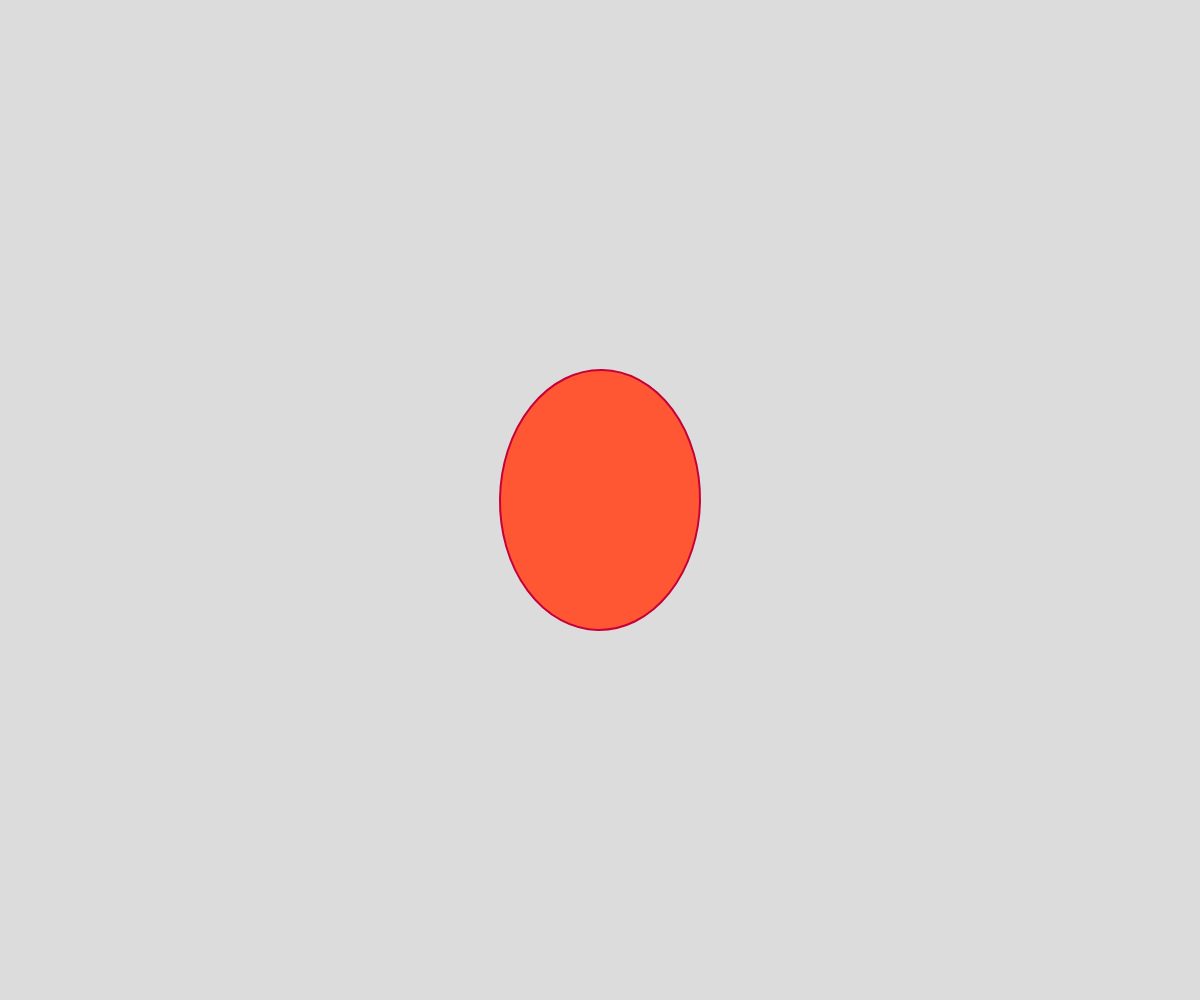
Frame 1 (no input)
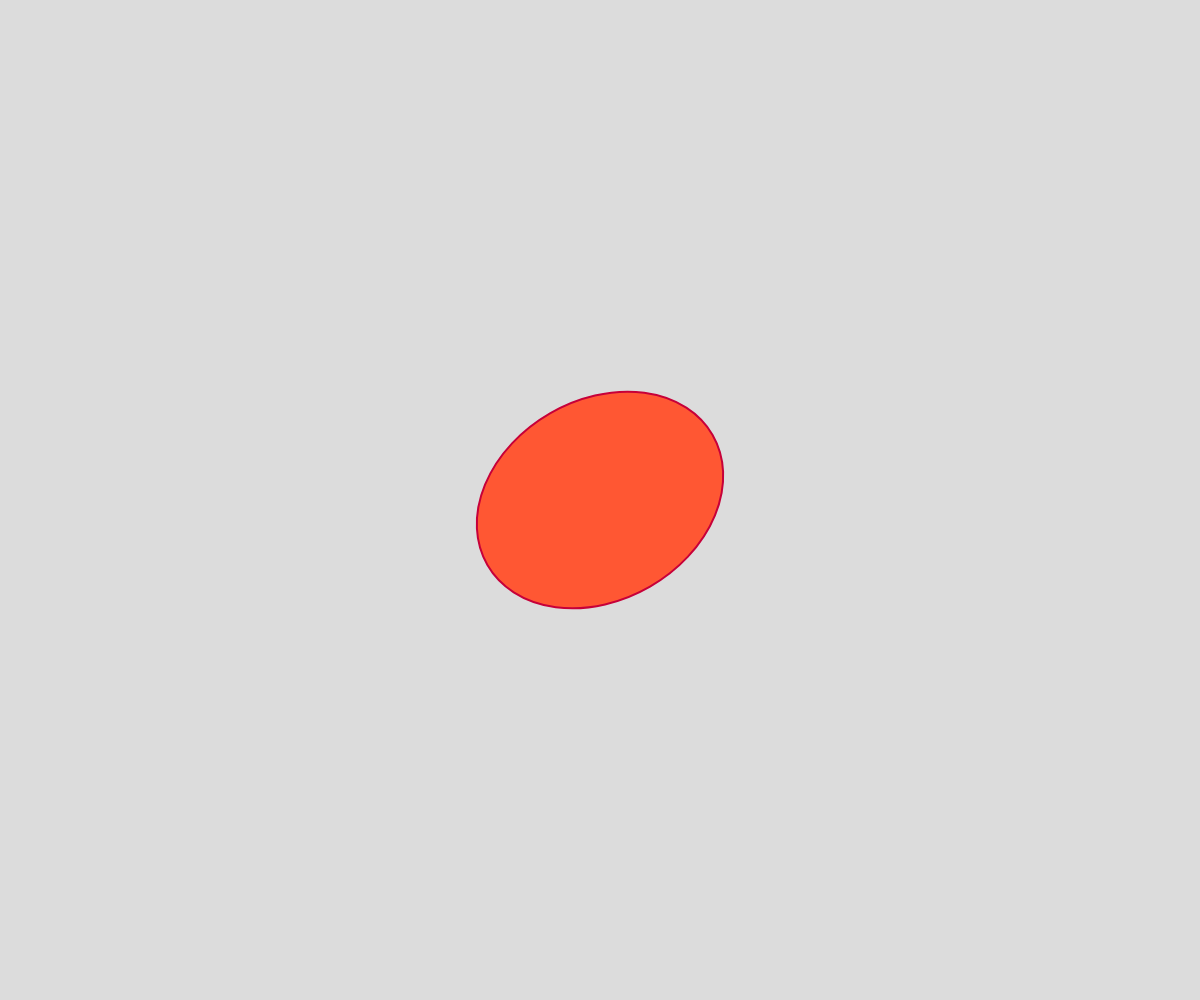
Frame 60 (no input)
Frame 120 (the mouse pressed at the canvas centre since frame 60): identical to frame 60, image omitted

The p5.js sketch that drew these frames (run headless with seeded random() and noise() and a simulated clock; from frame 60 on, the mouse is pressed at the canvas centre):

// p5.js sketch
// ── sketch.js
let rotationAngle = 0;
let isDragging = false;
let dragStartAngle = 0;
let lpType = 0;

function setup() {
 createCanvas(windowWidth, windowHeight);
  angleMode(DEGREES);
}

function draw() {
  background(220);
  translate(width / 2, height / 2);
  
  if (!isDragging) {
    rotationAngle += 1;
  }
  
  rotate(rotationAngle);
  setLPStyle();
  drawLP();
}

function setLPStyle() {
  if (lpType === 0) {
    fill('#FF5733');
    stroke('#C70039');
    strokeWeight(2);
  } else if (lpType === 1) {
    fill('#33FF57');
    stroke('#39C700');
    strokeWeight(4);
  } else if (lpType === 2) {
    fill('#3357FF');
    stroke('#0039C7');
    strokeWeight(6);
  } else if (lpType === 3) {
    fill('#F3FF33');
    stroke('#C7C700');
    strokeWeight(8);
  }
}

function drawLP() {
  ellipse(0, 0, 200, 260);
}

function mousePressed() {
  if (isInsideLP(mouseX, mouseY)) {
   // changeLPType();
    startDragging(mouseX, mouseY);
  }
}

function mouseDragged() {
  if (isDragging) {
    updateRotation(mouseX, mouseY);
  }
}

function mouseReleased() {
  stopDragging();
}

function touchStarted() {
  // if (isInsideLP(touchX, touchY)) {
  //   //changeLPType();
  //   startDragging(touchX, touchY);
  // }
  // return false;
  
    let x = touchX;
  let y = touchY;
  if (isInsideLP(x, y)) {
    //changeLPType();
    startDragging(x, y);
  }
    return false;
}

function touchMoved() {
  if (isDragging) {
    updateRotation(touchX, touchY);
  }
  return false;
}

function touchEnded() {
  stopDragging();
  return false;
}

function isInsideLP(x, y) {
  let d = dist(x, y, width / 2, height / 2);
  return d < 100;
}

//function changeLPType() {
//  lpType = (lpType + 1) % 4;
//}

function startDragging(x, y) {
  isDragging = true;
  dragStartAngle = atan2(y - height / 2, x - width / 2) - rotationAngle;
}

function updateRotation(x, y) {
  let currentAngle = atan2(y - height / 2, x - width / 2);
  rotationAngle = currentAngle - dragStartAngle;
}

function stopDragging() {
  isDragging = false;
}
